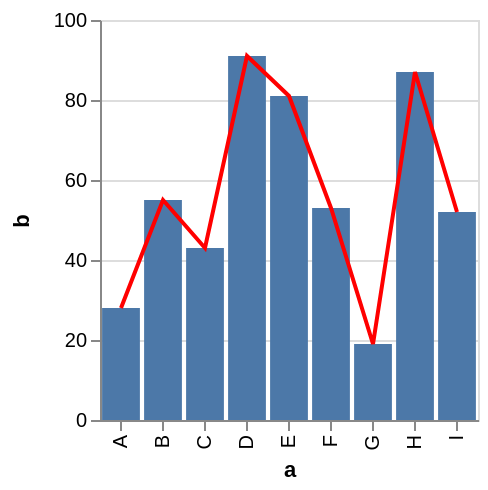

This figure's Vega-Lite source:
### Vega specification from a JSON file in a GitHub repository (floating-point values rounded to 4 significant figures)
{"$schema": "https://vega.github.io/schema/vega/v3.0.json", "autosize": "pad", "padding": 5, "height": 200, "style": "cell", "data": [{"name": "source_0", "values": [{"a": "A", "b": 28}, {"a": "B", "b": 55}, {"a": "C", "b": 43}, {"a": "D", "b": 91}, {"a": "E", "b": 81}, {"a": "F", "b": 53}, {"a": "G", "b": 19}, {"a": "H", "b": 87}, {"a": "I", "b": 52}]}, {"name": "data_1", "source": "source_0", "transform": [{"type": "formula", "expr": "toNumber(datum[\"b\"])", "as": "b"}, {"type": "filter", "expr": "datum[\"b\"] !== null && !isNaN(datum[\"b\"])"}]}, {"name": "data_2", "source": "source_0", "transform": [{"type": "formula", "expr": "toNumber(datum[\"b\"])", "as": "b"}, {"type": "filter", "expr": "datum[\"b\"] !== null && !isNaN(datum[\"b\"])"}]}], "signals": [{"name": "x_step", "value": 21}, {"name": "width", "update": "bandspace(domain('x').length, 0.1, 0.05) * x_step"}], "marks": [{"name": "layer_0_marks", "type": "rect", "style": ["bar"], "from": {"data": "data_1"}, "encode": {"update": {"x": {"scale": "x", "field": "a"}, "width": {"scale": "x", "band": true}, "y": {"scale": "y", "field": "b"}, "y2": {"scale": "y", "value": 0}, "fill": {"value": "#4c78a8"}}}}, {"name": "layer_1_marks", "type": "line", "style": ["line"], "sort": {"field": "datum[\"a\"]", "order": "descending"}, "from": {"data": "data_2"}, "encode": {"update": {"x": {"scale": "x", "field": "a", "band": 0.5}, "y": {"scale": "y", "field": "b"}, "stroke": {"value": "red"}}}}], "scales": [{"name": "x", "type": "band", "domain": {"fields": [{"data": "data_1", "field": "a"}, {"data": "data_2", "field": "a"}], "sort": true}, "range": {"step": {"signal": "x_step"}}, "paddingInner": 0.1, "paddingOuter": 0.05}, {"name": "y", "type": "linear", "domain": {"fields": [{"data": "data_1", "field": "b"}, {"data": "data_2", "field": "b"}]}, "range": [{"signal": "height"}, 0], "nice": true, "zero": true}], "axes": [{"scale": "x", "orient": "bottom", "labelOverlap": true, "title": "a", "zindex": 1, "encode": {"labels": {"update": {"angle": {"value": 270}, "align": {"value": "right"}, "baseline": {"value": "middle"}}}}}, {"scale": "y", "orient": "left", "labelOverlap": true, "tickCount": {"signal": "ceil(height/40)"}, "title": "b", "zindex": 1}, {"scale": "y", "orient": "left", "domain": false, "grid": true, "labels": false, "maxExtent": 0, "minExtent": 0, "tickCount": {"signal": "ceil(height/40)"}, "ticks": false, "zindex": 0, "gridScale": "x"}], "config": {"axisY": {"minExtent": 30}}}
